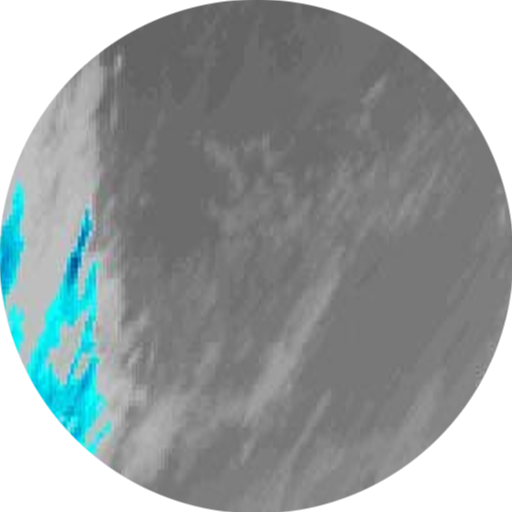
#> input picture docs/satellite_goes19.png, 512 x 512 px
$ python -i process_satellite.py   (imports and definitions only)
#> lines starting #> are read from the running program, lines starting #| are printed output that depends on the picture
#> further down, picture is the input picture: PIL image 512x512 RGBA; mean R, G, B, A 117, 129.6, 130.9, 201.7
#!/usr/bin/env python3
"""
=============================================================================
SATELLITE IMAGE PROCESSOR - Multi-satellite
=============================================================================
Baixa imagens GOES-19 e GOES-16, recorta área de 100NM ao redor do navio,
e gera arquivos PNG + JSON para cada satélite.
=============================================================================
"""

import requests
import numpy as np
from PIL import Image
from io import BytesIO
import json
from datetime import datetime, timezone
import os
import sys
import shutil

# =========================================================================
# CONFIGURAÇÃO DO NAVIO
# =========================================================================
SHIP_LAT = -22.50
SHIP_LON = -40.50
RADIUS_NM = 100  # Milhas náuticas

# Converter NM para graus
# 1 grau de latitude ≈ 60 NM (constante)
# 1 grau de longitude ≈ 60 NM * cos(latitude) (varia com a latitude)
import math
RADIUS_LAT_DEG = RADIUS_NM / 60  # Raio em graus de latitude
RADIUS_LON_DEG = RADIUS_NM / (60 * math.cos(math.radians(SHIP_LAT)))  # Raio em graus de longitude

# Diretório de saída
OUTPUT_DIR = os.path.join(os.path.dirname(__file__), 'docs')

# [4 lines not run here, left out]

# =========================================================================
# CONFIGURAÇÃO DOS SATÉLITES
# =========================================================================
SATELLITES = {
    "goes19": {
        "name": "GOES-19",
        "url": "https://cdn.star.nesdis.noaa.gov/GOES19/ABI/SECTOR/ssa/13/latest.jpg",
    },
    "goes16": {
        "name": "GOES-16",
        "url": "https://cdn.star.nesdis.noaa.gov/GOES16/ABI/SECTOR/ssa/13/latest.jpg",
    }
}

# Parâmetros da projeção geoestacionária GOES
# A imagem SSA está em projeção geoestacionária do satélite GOES
GOES_PROJECTION = {
    "sat_lon": -75.2,          # Longitude do satélite (graus)
    "sat_height": 35786023.0,  # Altura do satélite (m)
    "earth_radius": 6378137.0, # Raio equatorial (m)
    "earth_radius_polar": 6356752.31414, # Raio polar (m)

    # Scan angles calibrados para a imagem SSA (radianos)
    "scan_x_min": -0.08365403,
    "scan_x_max": 0.13199896,
    "scan_y_min": -0.14002762,
    "scan_y_max": 0.04996900,

    # Dimensões da imagem original
    "img_width": 7200,
    "img_height": 4320,
}

# =========================================================================
# BOUNDS DO SETOR SSA (South America) - GOES-19
# =========================================================================
# Bounds calculados empiricamente a partir da imagem JPG do CDN STAR/NOAA
# A imagem SSA é reprojetada para coordenadas geográficas (lat/lon)
SSA_BOUNDS = {
    "lat_north": -12.0,     # Norte: 12°S (inclui Salvador, Lima)
    "lat_south": -72.0,     # Sul: 72°S (inclui Antártica)
    "lon_west": -96.0,      # Oeste: 96°W (Oceano Pacífico)
    "lon_east": 4.0,        # Leste: 4°E (Oceano Atlântico)
    # Chaves alternativas para compatibilidade
    "lat_max": -12.0,
    "lat_min": -72.0,
    "lon_max": 4.0,
    "lon_min": -96.0,
}


# [75 lines left out: functions download_satellite_image, latlon_to_pixel, pixel_to_latlon, not called in this run]


def apply_circular_mask(img):
    """Aplica máscara circular na imagem, tornando cantos transparentes."""
    # Converter para RGBA se necessário
    if img.mode != 'RGBA':
        img = img.convert('RGBA')

    width, height = img.size
#> width = 512; height = 512

    # Criar máscara circular
    mask = Image.new('L', (width, height), 0)
#> mask: PIL image 512x512 L; every value is 0
    center_x, center_y = width // 2, height // 2
#> center_x = 256; center_y = 256
    radius = min(width, height) // 2
#> radius = 256

    # Desenhar círculo preenchido na máscara
    for y in range(height):
        for x in range(width):
            # Distância do centro
            dx = x - center_x
            dy = y - center_y
            distance = (dx * dx + dy * dy) ** 0.5

            if distance <= radius:
                # Dentro do círculo - opaco
                mask.putpixel((x, y), 255)
            elif distance <= radius + 2:
                # Borda suave (anti-aliasing)
                alpha = int(255 * (1 - (distance - radius) / 2))
                mask.putpixel((x, y), max(0, alpha))
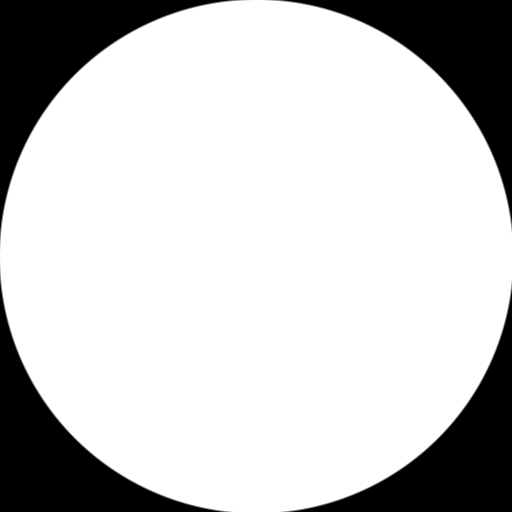
#> mask: PIL image 512x512 L; min 0, max 255, mean 201.7
            # Fora do círculo - já é 0 (transparente)

    # Aplicar máscara ao canal alpha
    img.putalpha(mask)

    return img


# [234 lines left out: functions is_point_in_circle, extract_region, image_to_points, process_satellite, create_satellite_index, main, not called in this run]


# [2 lines not run here, left out]

>>> from PIL import Image
>>> picture = Image.open('docs/satellite_goes19.png')
>>> result = apply_circular_mask(picture)
